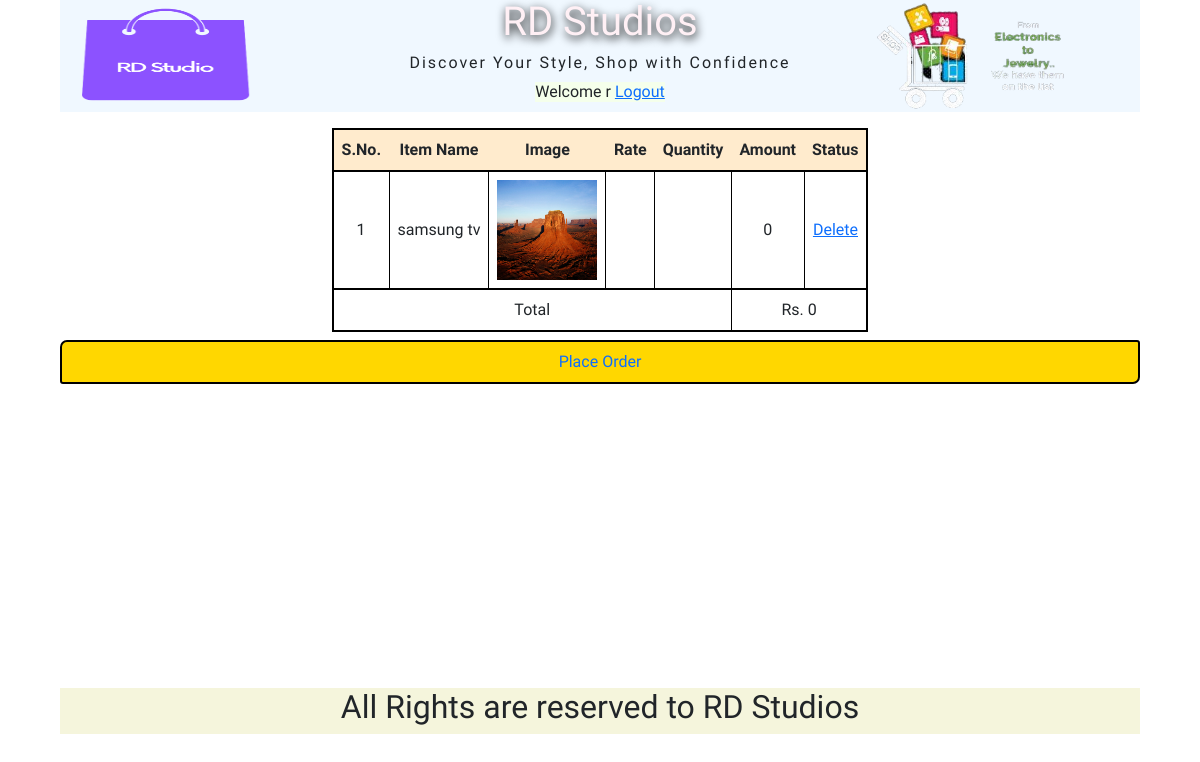
Page /displayCartInfo.php (signed in) on the committed database.
### tables this page shows
CREATE TABLE IF NOT EXISTS `cart_info` (
  `cart_id` int(11) NOT NULL AUTO_INCREMENT,
  `item_id` int(11) NOT NULL,
  `item_rate` float NOT NULL,
  `item_quantity` int(11) NOT NULL,
  `username` text NOT NULL,
  PRIMARY KEY (`cart_id`)
);

CREATE TABLE IF NOT EXISTS `item_info` (
  `item_id` int(11) NOT NULL AUTO_INCREMENT,
  `item_name` varchar(55) NOT NULL,
  `item_dname` varchar(55) NOT NULL,
  `item_price` float NOT NULL,
  `item_description` text NOT NULL,
  `item_discount` float NOT NULL,
  `item_img` text NOT NULL,
  `item_category` varchar(20) NOT NULL,
  `reg_date` datetime NOT NULL,
  PRIMARY KEY (`item_id`)
);

### displayCartInfo.php (the view, shortened to what this page needs)
<?php
require_once("header.php");
?>
<div id="container">
    <?php
    $usr = $_SESSION['uname'];
    require_once("dbconnect.php");
    $sql = "SELECT ci.cart_id, ci.item_rate, ci.item_quantity, ii.item_name, ii.item_img
     FROM cart_info AS ci, item_info AS ii WHERE ci.item_id = ii.item_id  AND username = '$usr'";
    $rsCart = mysqli_query($con, $sql) or die("Query Error -1");
    ?>
    <table id="displayCartInfoTable">
        <tr>
            <th>S.No.</th>
            <th>Item Name</th>
            <th>Image</th>
            <th>Rate</th>
            <th>Quantity</th>
            <th>Amount</th>
            <th>Status</th>
        </tr>
        <?php
        $item_rate = $_SESSION['item_rate'];
        $quantity = $_REQUEST['quantity'];
        $cnt = 0;
        $total = 0;
        while ($row = mysqli_fetch_array($rsCart)) {
            $cnt++;
            echo("<tr>");
            echo("<td>$cnt</td>");
            echo("<td>{$row['item_name']}</td>");
            $img ="./collection/".$row['item_img'];
            echo("<td><img src='$img' height='100px' width='100px'></td>");
            echo("<td>$item_rate</td>");
            echo("<td>$quantity</td>");
            $amount = $item_rate * $quantity;
            $total += $amount;
            echo("<td>$amount</td>");
            echo("<td><a href='deleteCart.php'?itemid=$>Delete</a></td>");
            echo("</tr>");
        }
        echo("<tr><td colspan='5'>Total</td><td colspan='2'>Rs. $total</td></tr>");
        ?>
    </table>
    <a href='addressFormForOrder.php?amnt=<?=$total?>' id='placeOrder'>Place Order</a>
</div>
<?php
require_once("footer.php");
?>

### css/style.css (style rules this page uses)
* { margin: 0px; padding: 0px; }
body { font-family: 'Balthazar', serif; }
#container { margin: 0.5rem; width: 90vw; display: flex; flex-direction: column; min-height: 70vh; max-height: fit-content; }
#displayCartInfoTable { margin: 0.5rem auto; border: 2px solid black; }
#displayCartInfoTable tr { border: 2px solid black; }
#displayCartInfoTable td { border: 1px solid black; width: fit-content; padding: 0.5rem; text-align: center; }
#displayCartInfoTable th { text-align: center; background-color: blanchedalmond; padding: 0.5rem; }
#placeOrder { text-align: center; text-decoration: none; background: gold; border: 2px solid black; border-radius: 7px 3px 7px; padding: 0.5rem; }

### rows in the picture
cart_info: item.item_name "samsung tv", item.item_img (picture), amount "0"

### other values in the picture
$username "r"
$total "0"
